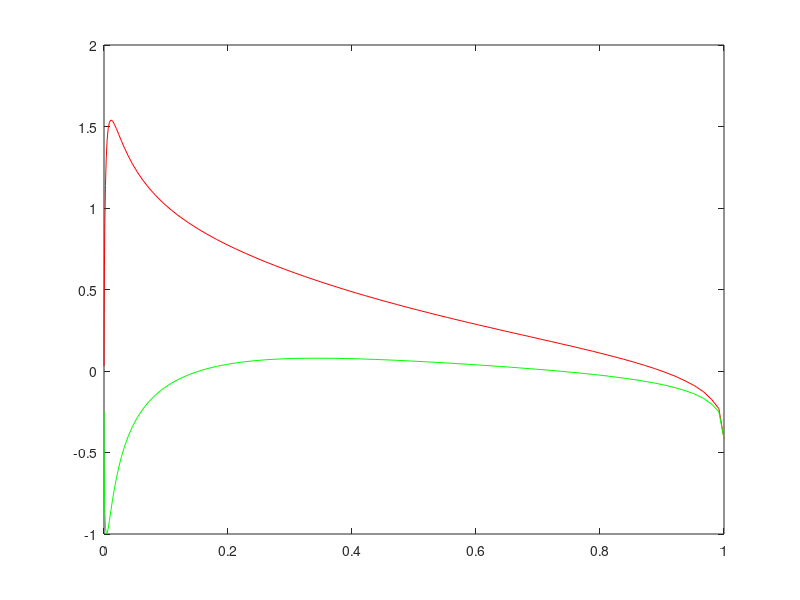

Reproduce this figure in MATLAB.
%%%Compute Center of Pressure
clear
clc
close all

in = importdata('naca0012_cpx.txt');

data = in.data;

x = data(:,1);
cp = data(:,2);

%%%Split into lower and upper surface
found = 0;
idx = 1;
while ~found
    if x(idx) < x(idx+1)
       found = 1;
    end
   idx = idx + 1;
end

xupper = x(1:idx-2);
xlower = x(idx-1:end);
cpupper = cp(1:idx-2);
cplower = cp(idx-1:end);

%%%Flip Xupper around
xupper = xupper(end:-1:1);
cpupper = cpupper(end:-1:1);

plot(xupper,-cpupper,'r-')
hold on
plot(xlower,-cplower,'g-')

%%%Integrate Pressure Curve
N = 1000;
xcoord = linspace(0,1,N);
dx = xcoord(2)-xcoord(1);
cm = 0;
cl = 0;
for idx = 1:N
    if xcoord(idx) <= 0
        cpu = 0;
        cpl = 0;
    else
        cpu = interp1(xupper,cpupper,xcoord(idx));
        cpl = interp1(xlower,cplower,xcoord(idx));
    end
    delcp = cpu-cpl;
    cm = cm + delcp*xcoord(idx)*dx;
    cl = cl + delcp*dx;
end
center = cm/cl
%%%NACA 0012 = 0.2575
%%%NACA 2212 = 0.3005
%%%NACA 2412 = 0.3201

